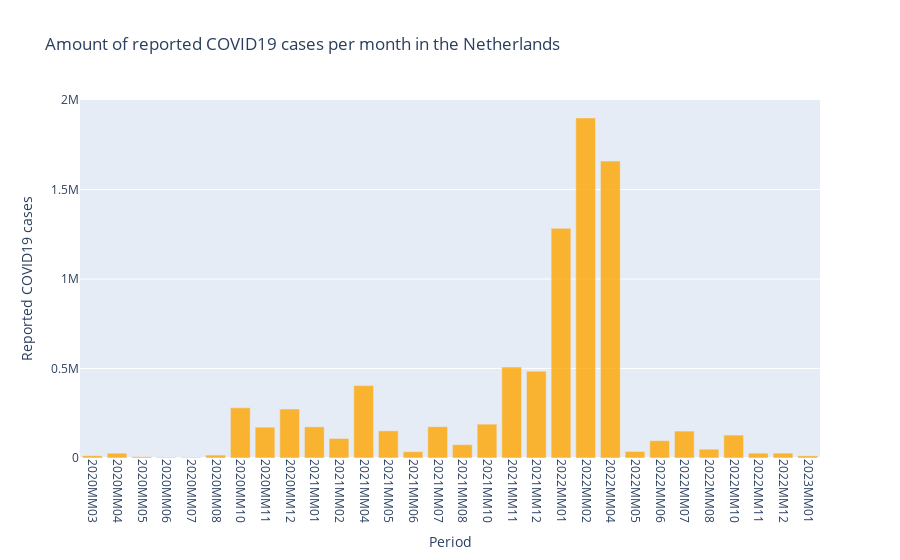

Notebook source saved alongside this figure:
### Markdown cell above
<p>In this graph, the total amount of flight is shown. These flights include passenger-, cargo- and mail flights. There are some interesting points, for example the big drop in April 2020, on the graph that will be discussed in later chapters. However, it is very clear that by far most of the flights depart and arrive from Schiphol (red line). This portion is so big, that the other main airports in the Netherlands almost fall into insignificance. Also, the trendline of the total amount of flights of all airports together (blue line) corresponds neathly with Schiphol's trendline. Herefore, it is decided to continue researching only Schiphol Airport and leave the other airports out.</p>

<p>Next, the COVID19 data will be analysed and discussed.</p>

### Code cell
# Import COVID19-data
covidfile_path = 'COVID_19_aantallen_gemeente_cumulatief.csv'
coviddata = pd.read_csv(covidfile_path, delimiter=';')

# The data needs to be filtered. Only data at the last day of each month is needed
end_of_months = '2020-03-31|2020-04-30|2020-05-31|2020-06-30|2020-07-31|2020-08-31|\
                2020-09-30|2020-10-31|2020-11-30|2020-12-31|2021-01-31|2021-02-28|\
                2021-03-31|2021-04-30|2021-05-31|2021-06-30|2021-07-31|2021-08-31|\
                2021-09-30|2021-10-31|2021-11-30|2021-12-31|2022-01-31|2022-02-28|\
                2022-03-31|2022-04-30|2022-05-31|2022-06-30|2022-07-31|2022-08-31|\
                2022-09-30|2022-10-31|2022-11-30|2022-12-31|2023-01-31|2023-02-28|\
                2023-03-31|2023-04-30|2023-05-31|2023-06-30|2023-07-31|2023-08-31'

coviddf = coviddata[coviddata['Date_of_publication'].str.contains(end_of_months) == True]

# Unnecessary columns can be removed
coviddf = coviddf.drop(['Version', 'Date_of_report', 'Municipality_code',
                        'Municipality_name', 'Hospital_admission', 'Deceased']
                        , axis=1
                        )

# Reset index
coviddf = coviddf.reset_index()

# Notation of the dates needs to be changed into the notation of the flightdatafile to compare them later on
for i in range(len(coviddf)):
    date_list = coviddf['Date_of_publication'][i].rstrip('10:00:00').split('-')
    new_date = date_list[0] + 'MM' + date_list[1]
    coviddf.loc[i, 'Date_of_publication'] = new_date

# Calculate the cumulative number of registered COVID19 cases of all municipalities of every month
sum = 0
date = coviddf['Date_of_publication'][0]
cumulative_per_date = {}
cumulative = 0
sum_last_month = 0

for i in range(len(coviddf)):
    if coviddf['Date_of_publication'][i] == date:
        sum += coviddf['Total_reported'][i]
    else:
        sum -= cumulative
        cumulative += sum
        cumulative_per_date.update({date: sum})
        date = coviddf['Date_of_publication'][i]
        last_sum = sum
        sum = 0

# Make a graph about the number of registered COVID19 cases
figcovid = px.bar(x = cumulative_per_date.keys(),
              y = cumulative_per_date.values(),
              title = 'Amount of reported COVID19 cases per month in the Netherlands',
              color_discrete_sequence = ['orange']*len(cumulative_per_date),
              opacity = 0.8
            )

# Adjust the axes of the graph
figcovid.update_xaxes(tickangle=90, title = 'Period')
figcovid.update_yaxes(title = 'Reported COVID19 cases')

# Show graph
figcovid.show()

### Figure 1 — Plotly figure (JSON) as saved in the notebook; plotly's stock layout.template omitted (floating-point values rounded to 4 significant figures)
{"data": [{"alignmentgroup": "True", "hovertemplate": "x=%{x}<br>y=%{y}<extra></extra>", "legendgroup": "", "marker": {"color": "orange", "opacity": 0.8, "pattern": {"shape": ""}}, "name": "", "offsetgroup": "", "orientation": "v", "showlegend": false, "textposition": "auto", "type": "bar", "x": ["2020MM03", "2020MM04", "2020MM05", "2020MM06", "2020MM07", "2020MM08", "2020MM10", "2020MM11", "2020MM12", "2021MM01", "2021MM02", "2021MM04", "2021MM05", "2021MM06", "2021MM07", "2021MM08", "2021MM10", "2021MM11", "2021MM12", "2022MM01", "2022MM02", "2022MM04", "2022MM05", "2022MM06", "2022MM07", "2022MM08", "2022MM10", "2022MM11", "2022MM12", "2023MM01"], "xaxis": "x", "y": [12595, 26716, 7126, 3831, 4028, 16365, 280459, 172255, 273309, 174021, 109045, 404434, 151799, 35218, 174793, 74554, 189246, 507820, 485064, 1283474, 1900270, 1658867, 36617, 96703, 150459, 49197, 128033, 26957, 26974, 12103], "yaxis": "y"}], "layout": {"barmode": "relative", "legend": {"tracegroupgap": 0}, "title": {"text": "Amount of reported COVID19 cases per month in the Netherlands"}, "xaxis": {"anchor": "y", "domain": [0, 1], "tickangle": 90, "title": {"text": "Period"}}, "yaxis": {"anchor": "x", "domain": [0, 1], "title": {"text": "Reported COVID19 cases"}}}}
